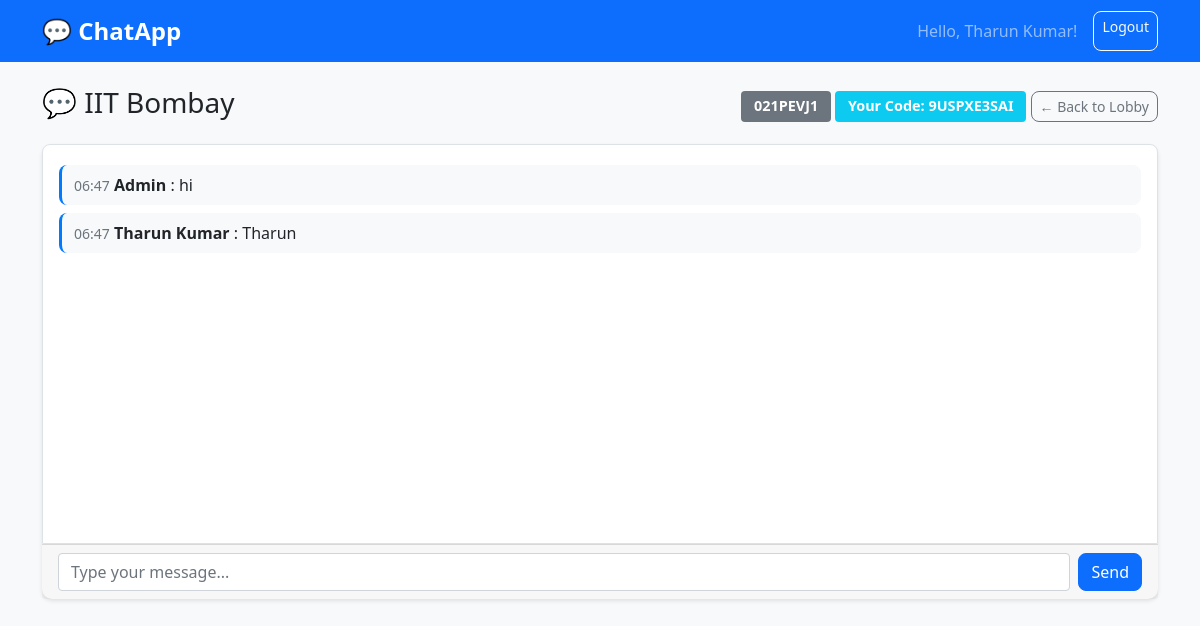
/chat/021PEVJ1 (signed in), run on the app's committed database.
### models.py (models this page shows)
class User(UserMixin, db.Model):
    id = db.Column(db.Integer, primary_key=True)
    name = db.Column(db.String(100), nullable=False)
    email = db.Column(db.String(100), unique=True, nullable=False)
    password = db.Column(db.String(100), nullable=False)
    verification_code = db.Column(db.String(10), unique=True, nullable=False)  # New field
    created_at = db.Column(db.DateTime, default=datetime.utcnow)

class ChatRoom(db.Model):
    id = db.Column(db.Integer, primary_key=True)
    code = db.Column(db.String(8), unique=True, nullable=False)
    name = db.Column(db.String(100), nullable=False)
    category = db.Column(db.String(50), nullable=False)
    is_public = db.Column(db.Boolean, default=False)
    created_by = db.Column(db.Integer, db.ForeignKey('user.id'), nullable=False)
    created_at = db.Column(db.DateTime, default=datetime.utcnow)

class Message(db.Model):
    id = db.Column(db.Integer, primary_key=True)
    content = db.Column(db.Text, nullable=False)
    user_id = db.Column(db.Integer, db.ForeignKey('user.id'), nullable=False)
    room_code = db.Column(db.String(8), db.ForeignKey('chat_room.code'), nullable=False)
    timestamp = db.Column(db.DateTime, default=datetime.utcnow)
    user = db.relationship('User', backref='messages')
    room = db.relationship('ChatRoom', backref='messages')

### app.py (the view)
@app.route('/chat/<room_code>')
@login_required
def chat(room_code):
    room = ChatRoom.query.filter_by(code=room_code).first()
    if not room:
        flash('Room not found!')
        return redirect(url_for('lobby'))
    messages = Message.query.filter_by(room_code=room_code)\
                          .order_by(Message.timestamp.asc()).all()
    return render_template('chat.html', room=room, messages=messages)

### app.py (called while the page is built)
@login_manager.user_loader
def load_user(user_id):
    return User.query.get(int(user_id))

### templates/chat.html (shortened to what this page needs)
{% extends "base.html" %}
{% block content %}
<div class="row">
    <div class="col-12">
        <div class="d-flex justify-content-between align-items-center mb-3">
            <h3>💬 {{ room.name }}</h3>
            <div>
                <span class="badge bg-secondary">{{ room.code }}</span>
                <span class="badge bg-info">Your Code: {{ current_user.verification_code }}</span>
                <a href="{{ url_for('lobby') }}" class="btn btn-outline-secondary btn-sm">← Back to Lobby</a>
            </div>
        </div>
        <div class="card chat-container">
            <div class="card-body" id="messages" style="height: 400px; overflow-y: auto;">
                {% for message in messages %}
                <div class="message mb-2">
                    <small class="text-muted">{{ message.timestamp.strftime('%H:%M') }}</small>
                    <strong class="username" style="cursor:pointer;" title="Click to see verification code"
                            data-verification="{{ message.user.verification_code }}">{{ message.user.name }}</strong>
                    :
                    <span>{{ message.content }}</span>
                </div>
                {% endfor %}
            </div>
            <div class="card-footer">
                <form id="messageForm" class="d-flex">
                    <input type="text" id="messageInput" class="form-control me-2"
                           placeholder="Type your message..." maxlength="500" required>
                    <button type="submit" class="btn btn-primary">Send</button>
                </form>
            </div>
        </div>
    </div>
</div>
{% endblock %}

### templates/base.html (shortened to what this page needs)
<!DOCTYPE html>
<html lang="en">
<head>
    <link href="https://cdnjs.cloudflare.com/ajax/libs/bootstrap/5.1.3/css/bootstrap.min.css" rel="stylesheet">
    <link href="{{ url_for('static', filename='style.css') }}" rel="stylesheet">
</head>
<body>
    <nav class="navbar navbar-expand-lg navbar-dark bg-primary">
        <div class="container">
            <a class="navbar-brand" href="{{ url_for('index') }}">💬 ChatApp</a>
            {% if current_user.is_authenticated %}
            <div class="navbar-nav ms-auto">
                <span class="navbar-text me-3">Hello, {{ current_user.name }}!</span>
                <a class="btn btn-outline-light btn-sm" href="{{ url_for('logout') }}">Logout</a>
            </div>
            {% endif %}
        </div>
    </nav>
    <div class="container mt-4">
        {% block content %}{% endblock %}
    </div>
</body>
</html>

### static/style.css (style rules this page uses)
body { background-color: #f8f9fa; font-family: 'Segoe UI', Tahoma, Geneva, Verdana, sans-serif; }
.chat-container { background: white; border-radius: 10px; box-shadow: 0 4px 6px rgba(0, 0, 0, 0.1); }
.message { padding: 8px 12px; margin: 4px 0; border-radius: 8px; background-color: #f8f9fa; border-left: 3px solid #007bff; }
.card { border: none; box-shadow: 0 2px 4px rgba(0, 0, 0, 0.1); transition: transform 0.2s; }
.btn { border-radius: 8px; transition: all 0.2s; }
.navbar-brand { font-weight: bold; font-size: 1.5rem; }
#messages { background-color: #ffffff; border: 1px solid #dee2e6; border-radius: 8px 8px 0 0; }
.badge { font-size: 0.9rem; padding: 0.5rem 0.8rem; }

### data on the page
User: name "Tharun Kumar", verification_code "9USPXE3SAI"
ChatRoom: name "IIT Bombay", code "021PEVJ1"
Message: timestamp "06:47", user.name "Admin", content "hi"
Message: timestamp "06:47", user.name "Tharun Kumar", content "Tharun"
